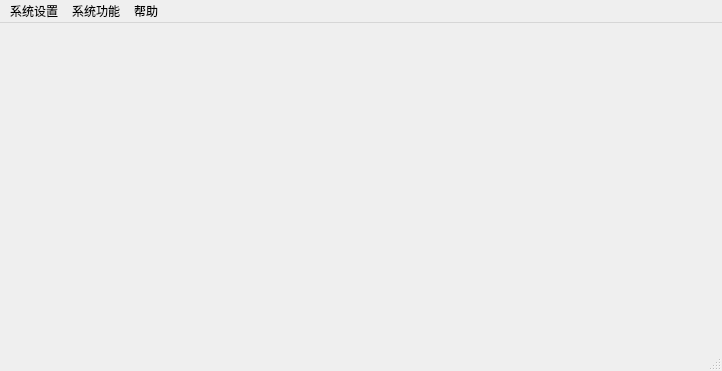
<?xml version="1.0" encoding="UTF-8"?>
<ui version="4.0">
 <class>MainWindow</class>
 <widget class="QMainWindow" name="MainWindow">
  <property name="geometry">
   <rect>
    <x>0</x>
    <y>0</y>
    <width>722</width>
    <height>371</height>
   </rect>
  </property>
  <property name="windowTitle">
   <string>基于MQTT的生理数据监测系统</string>
  </property>
  <property name="windowIcon">
   <iconset resource="pic.qrc">
    <normaloff>:/new/prefix1/images/信息分析.png</normaloff>:/new/prefix1/images/信息分析.png</iconset>
  </property>
  <widget class="QWidget" name="centralWidget">
   <widget class="QStackedWidget" name="stackedWidget">
    <property name="geometry">
     <rect>
      <x>0</x>
      <y>4</y>
      <width>721</width>
      <height>301</height>
     </rect>
    </property>
    <property name="font">
     <font>
      <family>Times New Roman</family>
      <pointsize>10</pointsize>
     </font>
    </property>
    <property name="currentIndex">
     <number>-1</number>
    </property>
   </widget>
  </widget>
  <widget class="QMenuBar" name="menuBar">
   <property name="geometry">
    <rect>
     <x>0</x>
     <y>0</y>
     <width>722</width>
     <height>26</height>
    </rect>
   </property>
   <widget class="QMenu" name="help">
    <property name="title">
     <string>帮助</string>
    </property>
    <addaction name="about"/>
   </widget>
   <widget class="QMenu" name="setting">
    <property name="title">
     <string>系统设置</string>
    </property>
    <addaction name="login"/>
    <addaction name="logout"/>
    <addaction name="mainpage"/>
   </widget>
   <widget class="QMenu" name="menu">
    <property name="title">
     <string>系统功能</string>
    </property>
    <addaction name="dataAnalyze"/>
    <addaction name="draw"/>
   </widget>
   <addaction name="setting"/>
   <addaction name="menu"/>
   <addaction name="help"/>
  </widget>
  <widget class="QStatusBar" name="statusBar"/>
  <action name="about">
   <property name="icon">
    <iconset resource="pic.qrc">
     <normaloff>:/new/prefix1/images/help.png</normaloff>:/new/prefix1/images/help.png</iconset>
   </property>
   <property name="text">
    <string>关于</string>
   </property>
   <property name="statusTip">
    <string>关于系统的信息</string>
   </property>
  </action>
  <action name="login">
   <property name="icon">
    <iconset resource="pic.qrc">
     <normaloff>:/new/prefix1/images/login.png</normaloff>:/new/prefix1/images/login.png</iconset>
   </property>
   <property name="text">
    <string>登录</string>
   </property>
   <property name="statusTip">
    <string>登录生理数据监测系统</string>
   </property>
  </action>
  <action name="logout">
   <property name="icon">
    <iconset resource="pic.qrc">
     <normaloff>:/new/prefix1/images/logout.png</normaloff>:/new/prefix1/images/logout.png</iconset>
   </property>
   <property name="text">
    <string>退出</string>
   </property>
   <property name="statusTip">
    <string>退出生理数据监测系统</string>
   </property>
  </action>
  <action name="dataAnalyze">
   <property name="icon">
    <iconset resource="pic.qrc">
     <normaloff>:/new/prefix1/images/dataanalyze.png</normaloff>:/new/prefix1/images/dataanalyze.png</iconset>
   </property>
   <property name="text">
    <string>数据分析</string>
   </property>
   <property name="statusTip">
    <string>根据生理数据分析健康状况</string>
   </property>
  </action>
  <action name="draw">
   <property name="icon">
    <iconset resource="pic.qrc">
     <normaloff>:/new/prefix1/images/draw.png</normaloff>:/new/prefix1/images/draw.png</iconset>
   </property>
   <property name="text">
    <string>曲线绘制</string>
   </property>
   <property name="statusTip">
    <string>绘制生理数据曲线</string>
   </property>
  </action>
  <action name="mainpage">
   <property name="icon">
    <iconset resource="pic.qrc">
     <normaloff>:/new/prefix1/images/main.png</normaloff>:/new/prefix1/images/main.png</iconset>
   </property>
   <property name="text">
    <string>显示主页</string>
   </property>
   <property name="statusTip">
    <string>显示系统主页</string>
   </property>
  </action>
 </widget>
 <layoutdefault spacing="6" margin="11"/>
 <resources>
  <include location="pic.qrc"/>
 </resources>
 <connections/>
</ui>
